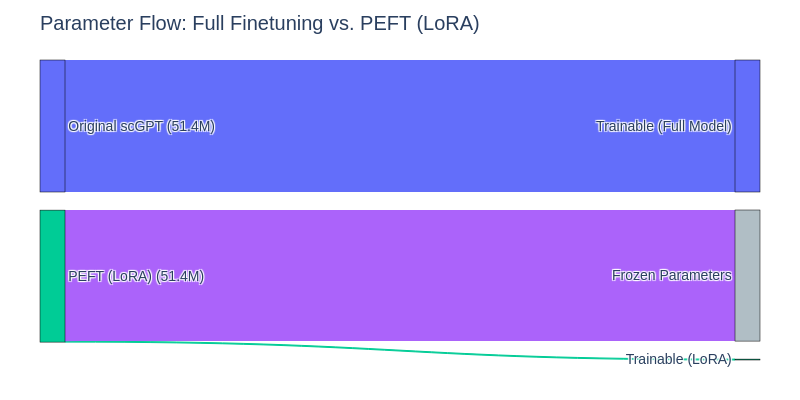

This figure's notebook cell:
### Code cell
import plotly.graph_objects as go

# Labels for the nodes
labels = [
    "Original scGPT\n(51.4M)",     # 0
    "PEFT (LoRA)\n(51.4M)",        # 1
    "Trainable\n(Full Model)",     # 2
    "Trainable\n(LoRA)",           # 3
    "Frozen\nParameters"           # 4
]

# Define links between source and target nodes
sources = [0, 1, 1]
targets = [2, 3, 4]
values = [51_381_346, 349_681, 51_031_665]

# Optional: Define custom colors for flows
link_colors = ["#636EFA", "#00CC96", "#AB63FA"]

# Create Sankey plot
fig = go.Figure(data=[go.Sankey(
    arrangement="snap",
    node=dict(
        pad=18,
        thickness=25,
        line=dict(color="black", width=0.5),
        label=labels,
        color=["#636EFA", "#00CC96", "#636EFA", "#00CC96", "#B0BEC5"]
    ),
    link=dict(
        source=sources,
        target=targets,
        value=values,
        color=link_colors
    )
)])

# Update layout for publication
fig.update_layout(
    title_text="Parameter Flow: Full Finetuning vs. PEFT (LoRA)",
    font=dict(size=14, family="Arial"),
    margin=dict(l=40, r=40, t=60, b=40),
    height=400,
    width=800,
    paper_bgcolor='white'
)

fig.show()

### Figure 1 — Plotly figure (JSON) as saved in the notebook; plotly's stock layout.template omitted (floating-point values rounded to 4 significant figures)
{"data": [{"arrangement": "snap", "link": {"color": ["#636EFA", "#00CC96", "#AB63FA"], "source": [0, 1, 1], "target": [2, 3, 4], "value": [51381346, 349681, 51031665]}, "node": {"color": ["#636EFA", "#00CC96", "#636EFA", "#00CC96", "#B0BEC5"], "label": ["Original scGPT\n(51.4M)", "PEFT (LoRA)\n(51.4M)", "Trainable\n(Full Model)", "Trainable\n(LoRA)", "Frozen\nParameters"], "line": {"color": "black", "width": 0.5}, "pad": 18, "thickness": 25}, "type": "sankey"}], "layout": {"font": {"family": "Arial", "size": 14}, "height": 400, "margin": {"b": 40, "l": 40, "r": 40, "t": 60}, "paper_bgcolor": "white", "title": {"text": "Parameter Flow: Full Finetuning vs. PEFT (LoRA)"}, "width": 800}}
